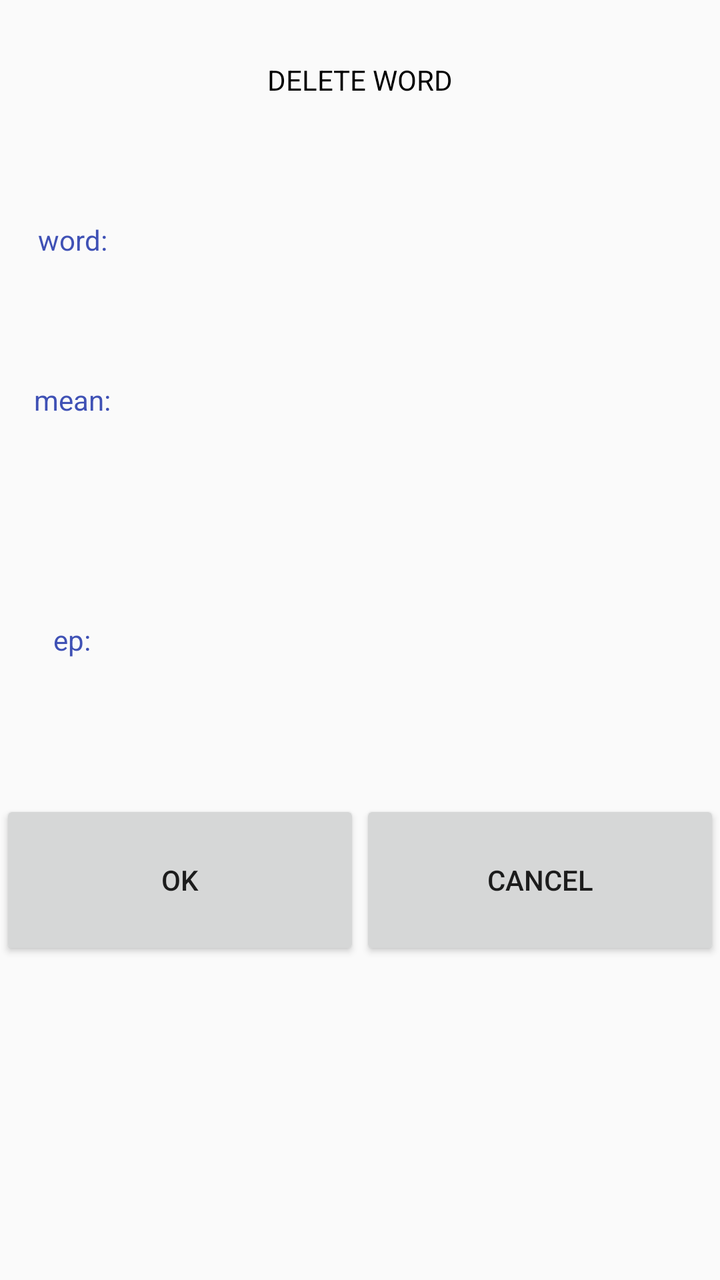
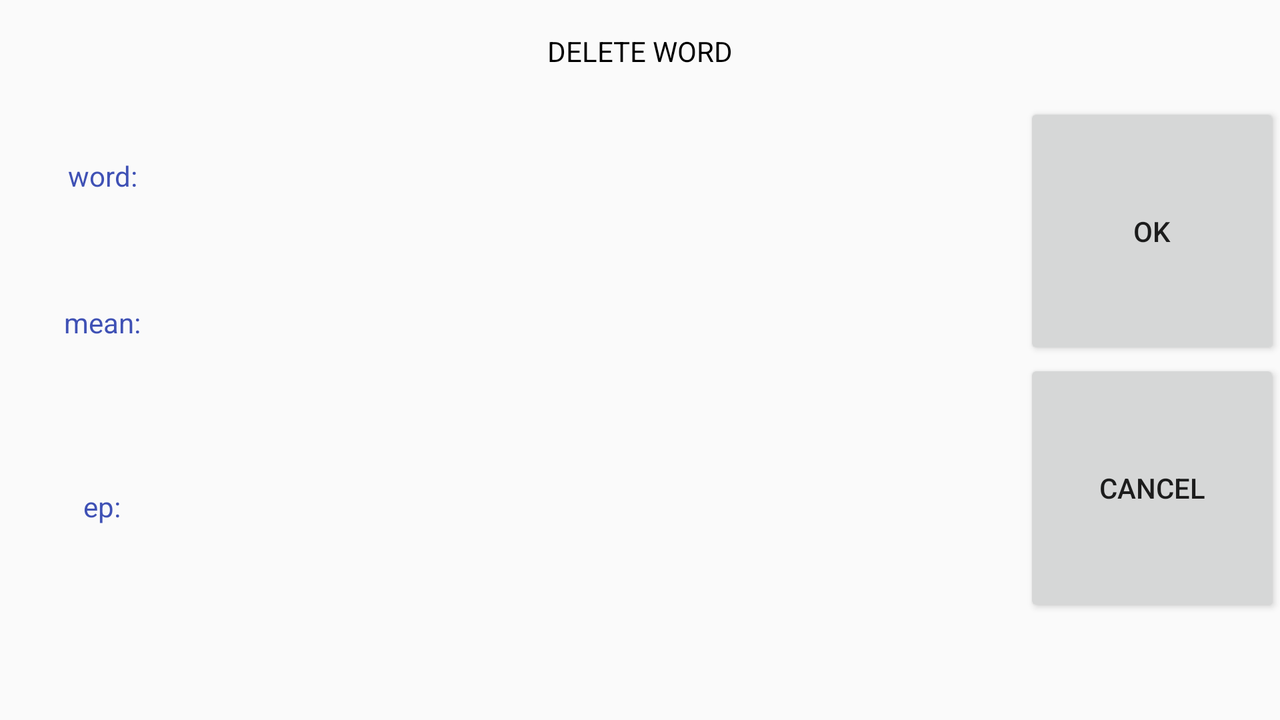

Compare how this app lays out the same screen by default and in its alternative resource folder. The renders come first, then the two layout files and the values they reference.
<!-- AndroidManifest.xml: application theme AppTheme -->
<!-- res/layout/delete_layout.xml -->
<?xml version="1.0" encoding="utf-8"?>
<LinearLayout xmlns:android="http://schemas.android.com/apk/res/android"
    xmlns:tools="http://schemas.android.com/tools"
    android:layout_width="match_parent"
    android:layout_height="match_parent"
    android:orientation="vertical"
    tools:context=".CRUD_Activity.DeleteActivity">
    <LinearLayout
        android:layout_width="match_parent"
        android:layout_height="0dp"
        android:layout_weight="1">
        <TextView
            android:layout_width="match_parent"
            android:layout_height="match_parent"
            android:text="DELETE WORD"
            android:gravity="center"
            android:textColor="#000"/>
    </LinearLayout>
    <LinearLayout
        android:layout_width="match_parent"
        android:layout_height="0dp"
        android:layout_weight="1">
        <TextView
            android:layout_width="0dp"
            android:layout_height="match_parent"
            android:layout_weight="1"
            android:text="word:"
            android:textColor="#3F51B5"
            android:gravity="center"/>
        <TextView
            android:id="@+id/delete_word"
            android:layout_width="0dp"
            android:layout_height="match_parent"
            android:layout_weight="4"
            android:gravity="center"/>
    </LinearLayout>
    <LinearLayout
        android:layout_width="match_parent"
        android:layout_height="0dp"
        android:layout_weight="1">
        <TextView
            android:layout_width="0dp"
            android:layout_height="match_parent"
            android:layout_weight="1"
            android:text="mean:"
            android:textColor="#3F51B5"
            android:gravity="center"/>
        <TextView
            android:id="@+id/delete_mean"
            android:layout_width="0dp"
            android:layout_height="match_parent"
            android:layout_weight="4"
            android:gravity="center"/>
    </LinearLayout>
    <LinearLayout
        android:layout_width="match_parent"
        android:layout_height="0dp"
        android:layout_weight="2">
        <TextView
            android:layout_width="0dp"
            android:layout_height="match_parent"
            android:layout_weight="1"
            android:text="ep:"
            android:textColor="#3F51B5"
            android:gravity="center"/>
        <TextView
            android:id="@+id/delete_ep"
            android:layout_width="0dp"
            android:layout_height="match_parent"
            android:layout_weight="4"
            android:gravity="center"/>
    </LinearLayout>
    <LinearLayout
        android:layout_width="match_parent"
        android:layout_height="0dp"
        android:layout_weight="1">
        <Button
            android:id="@+id/delete_ok"
            android:layout_width="0dp"
            android:layout_height="match_parent"
            android:layout_weight="1"
            android:text="ok"/>
        <Button
            android:id="@+id/delete_cancel"
            android:layout_width="0dp"
            android:layout_height="match_parent"
            android:layout_weight="1"
            android:text="cancel"/>
    </LinearLayout>
    <LinearLayout
        android:layout_width="match_parent"
        android:layout_height="0dp"
        android:layout_weight="2"/>
</LinearLayout>
<!-- resources referenced by this layout -->
<resources>
  <style name="AppTheme" parent="Theme.AppCompat.Light.DarkActionBar">
                  
                  <item name="colorPrimary">@color/colorPrimary</item>
                  <item name="colorPrimaryDark">@color/colorPrimaryDark</item>
                  <item name="colorAccent">@color/colorAccent</item>
              </style>
  <color name="colorPrimary">#00BCD4</color>
  <color name="colorPrimaryDark">#00BCD4</color>
  <color name="colorAccent">#3F51B5</color>
</resources>
<!-- res/layout-land/delete_layout.xml (the repository's variant of the layout above) -->
<!-- drawn on the phone turned sideways -->
<?xml version="1.0" encoding="utf-8"?>
<LinearLayout xmlns:android="http://schemas.android.com/apk/res/android"
    xmlns:tools="http://schemas.android.com/tools"
    android:layout_width="match_parent"
    android:layout_height="match_parent"
    android:orientation="vertical"
    tools:context=".CRUD_Activity.ChangeActivity">
    <LinearLayout
        android:layout_width="match_parent"
        android:layout_height="0dp"
        android:layout_weight="1">
        <TextView
            android:layout_width="match_parent"
            android:layout_height="match_parent"
            android:text="DELETE WORD"
            android:gravity="center"
            android:textColor="#000"/>
    </LinearLayout>
    <LinearLayout
        android:layout_width="match_parent"
        android:layout_height="0dp"
        android:layout_weight="5">
        <LinearLayout
            android:layout_width="0dp"
            android:layout_weight="4"
            android:orientation="vertical"
            android:layout_height="match_parent">
            <LinearLayout
                android:layout_width="match_parent"
                android:layout_height="0dp"
                android:layout_weight="1">
                <TextView
                    android:layout_width="0dp"
                    android:layout_height="match_parent"
                    android:layout_weight="1"
                    android:text="word:"
                    android:textColor="#3F51B5"
                    android:gravity="center"/>
                <TextView
                    android:id="@+id/delete_word"
                    android:layout_width="0dp"
                    android:layout_height="match_parent"
                    android:layout_weight="4"
                    android:gravity="center"/>
            </LinearLayout>
            <LinearLayout
                android:layout_width="match_parent"
                android:layout_height="0dp"
                android:layout_weight="1">
                <TextView
                    android:layout_width="0dp"
                    android:layout_height="match_parent"
                    android:layout_weight="1"
                    android:text="mean:"
                    android:textColor="#3F51B5"
                    android:gravity="center"/>
                <TextView
                    android:id="@+id/delete_mean"
                    android:layout_width="0dp"
                    android:layout_height="match_parent"
                    android:layout_weight="4"
                    android:gravity="center"/>
            </LinearLayout>
            <LinearLayout
                android:layout_width="match_parent"
                android:layout_height="0dp"
                android:layout_weight="1.5">
                <TextView
                    android:layout_width="0dp"
                    android:layout_height="match_parent"
                    android:layout_weight="1"
                    android:text="ep:"
                    android:textColor="#3F51B5"
                    android:gravity="center"/>
                <TextView
                    android:id="@+id/delete_ep"
                    android:layout_width="0dp"
                    android:layout_height="match_parent"
                    android:layout_weight="4"
                    android:gravity="center"/>
            </LinearLayout>
        </LinearLayout>
        <LinearLayout
            android:layout_width="0dp"
            android:layout_height="match_parent"
            android:layout_weight="1"
            android:orientation="vertical">
            <Button
                android:id="@+id/delete_ok"
                android:layout_width="match_parent"
                android:layout_height="0dp"
                android:layout_weight="1"
                android:text="ok"/>
            <Button
                android:id="@+id/delete_cancel"
                android:layout_width="match_parent"
                android:layout_height="0dp"
                android:layout_weight="1"
                android:text="cancel"/>
        </LinearLayout>
    </LinearLayout>
    <LinearLayout
        android:layout_width="match_parent"
        android:layout_height="0dp"
        android:layout_weight="1"/>
</LinearLayout>
